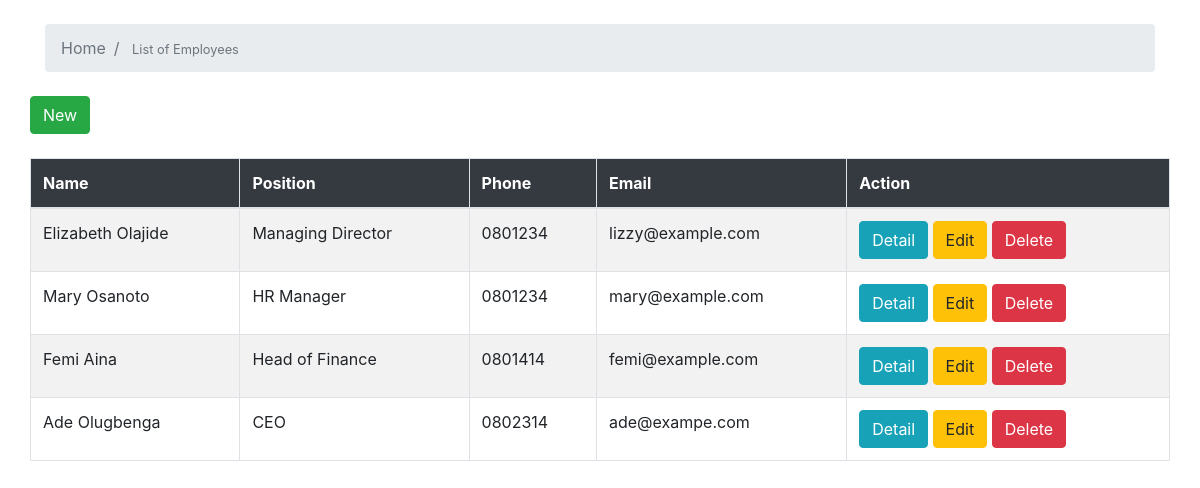
The page / on the database its author committed.
### staff/models.py (models this page shows, shortened)
class Employee(models.Model):
	firstname = models.CharField(max_length=40)
	lastname = models.CharField(max_length=40)
	phone = models.CharField(max_length=20)
	email = models.CharField(max_length=150)
	hire_date = models.DateField()
	salary = models.FloatField()
	position = models.CharField(max_length=40)

### staff/views.py (the view)
# urls.py: path('', views.index, name='index'),
def index(request):
	employees = Employee.objects.all()
	return render(request,'index.html', {'employees':employees})

### templates/index.html
{% extends 'base.html' %}
{% block breadcrumb %}
<li class="breadcrumb-item active">
Home
</li>
<li class="breadcrumb-item active">
  <small>List of Employees</small>
</li>
{% endblock %}
{% block content %}
<div class="row">
<div class="pull-right">
<a href="{% url 'create' %}" class="btn btn-success">New </a>
</div></div>
<br clear=both">
<div class="row">
<div class="table-responsive">
<table class="table table-striped table-bordered">
  <thead class="bg-dark text-white">
    <tr>
      <th>Name</th>
      <th>Position</th>
      <th>Phone</th>
      <th>Email</th>
      <th>Action</th>
    </tr>
  </thead>
  <tbody>
    {% for employee in employees %}
    <tr>
      <td>
        {{ employee.firstname }} {{ employee.lastname }}
      </td>
      <td>
        {{ employee.position }}
      </td>
      <td>
        {{ employee.phone }}
      </td>
      <td>
        {{ employee.email }}
      </td>
      <td>
        <a href="{% url 'detail' employee.id %}" class="btn btn-info"> Detail</a>
        <a href="{% url 'edit' employee.id %}" class="btn btn-warning"> Edit</a>
        <a href="{% url 'delete' employee.id %}" class="btn btn-danger"> Delete</a>
      </td>
    </tr>
    {% endfor %}
  </tbody>
</table>
</div></div>
{% endblock %}

### templates/base.html (shortened to what this page needs)
{% load static %}
<!DOCTYPE html>
<html>
<head>
    <link rel="stylesheet" href="{% static 'css/bootstrap.min.css' %}">
</head>
<body>
    <div class="container">
        <ol class="breadcrumb my-4">
            {% block breadcrumb %} {% endblock %}
        </ol>
        {% block content %} {% endblock %}
    </div>
</body>
</html>

### rows shown on the page
Employee: firstname "Elizabeth", lastname "Olajide", position "Managing Director", phone "0801234", email "lizzy@example.com"
Employee: firstname "Mary", lastname "Osanoto", position "HR Manager", phone "0801234", email "mary@example.com"
Employee: firstname "Femi", lastname "Aina", position "Head of Finance", phone "0801414", email "femi@example.com"
Employee: firstname "Ade", lastname "Olugbenga", position "CEO", phone "0802314", email "ade@exampe.com"
